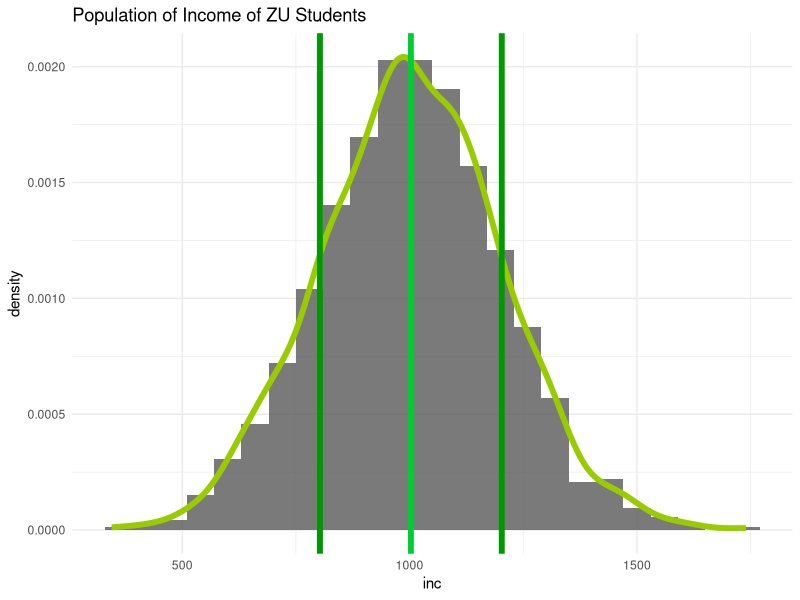
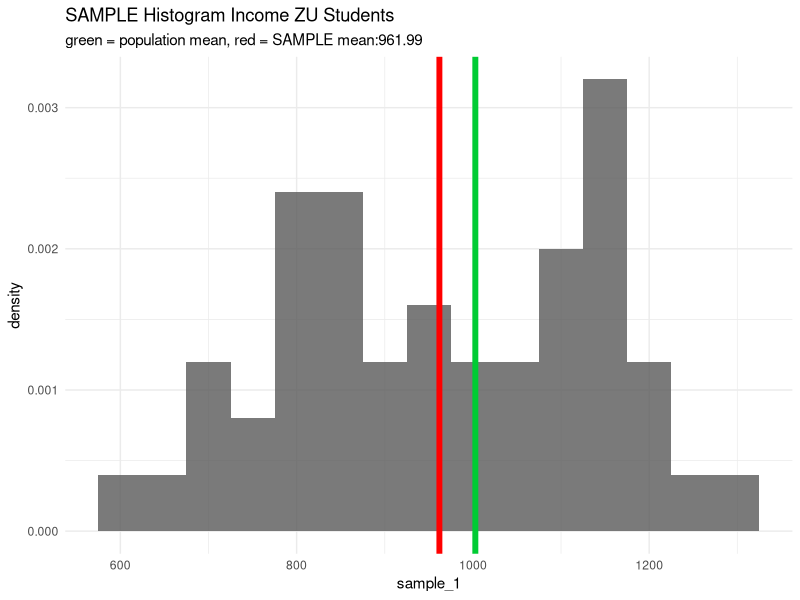
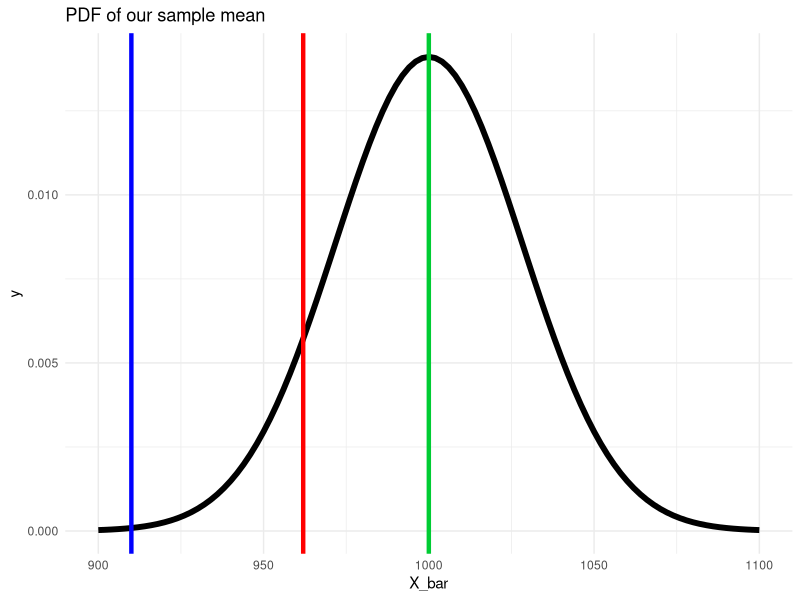
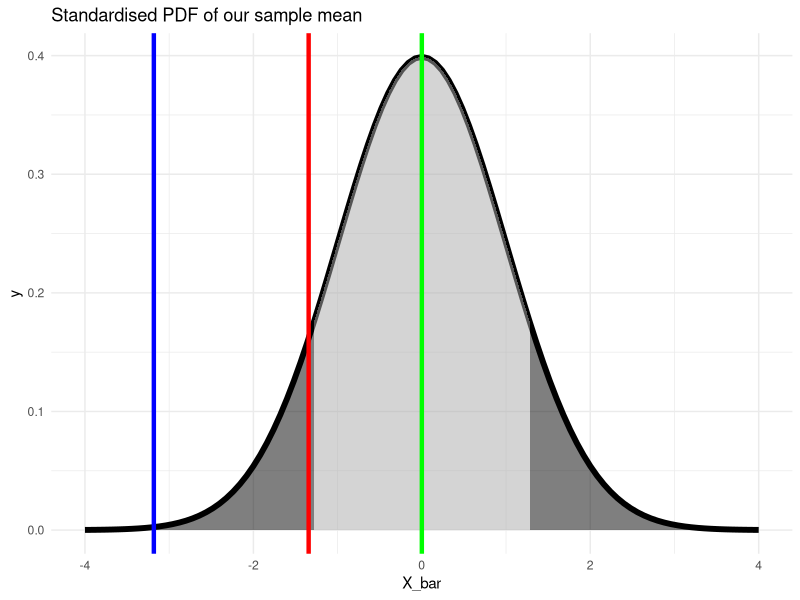
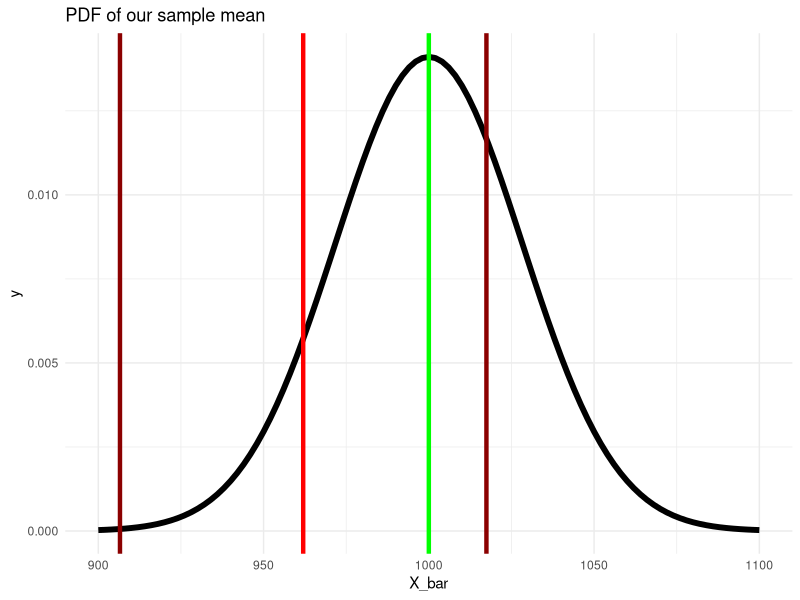
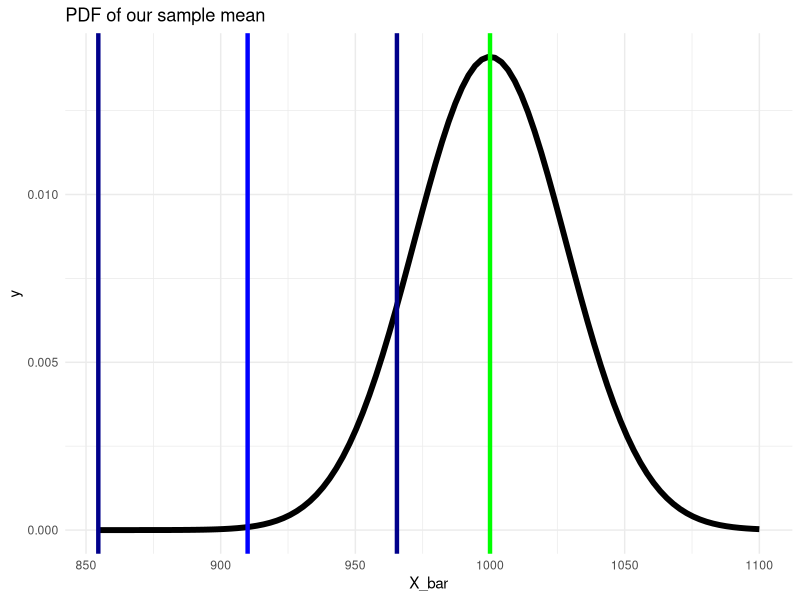
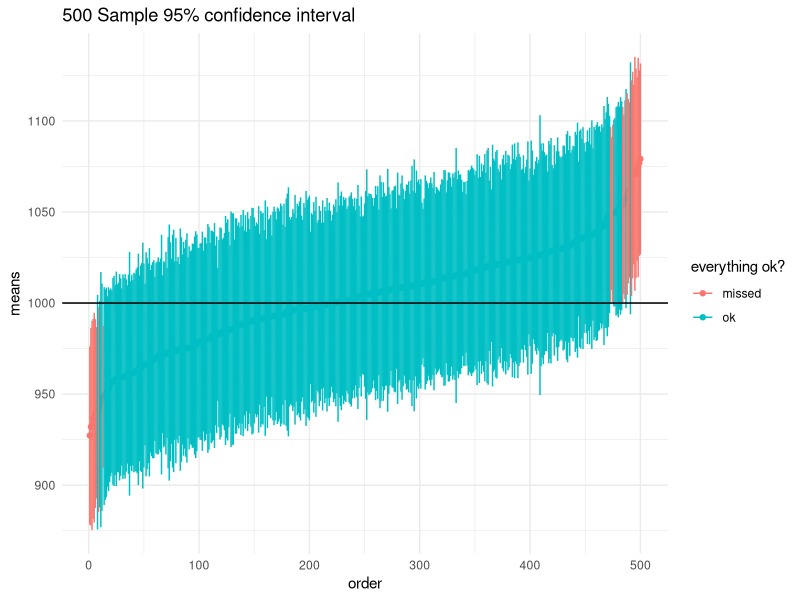

Source code (R) for these figures, in order:
## ---- chunk 1
knitr::opts_chunk$set(echo = FALSE)
knitr::opts_chunk$set(fig.height=4)
knitr::opts_chunk$set(fig.width=10)
## ---- chunk 2
set.seed(11) # seed for reproducibility

n <- 1200
inc <- rnorm(n, mean = 1000, sd = 200)

print(inc[1:50])
## ---- chunk 3
library(ggplot2)
ggplot() +
  geom_histogram(aes(x = inc, y = ..density..),binwidth = 60,alpha = 0.8) +
  geom_density(aes(x = inc, y = ..density..),col = "#99CC00",size = 2) +
  labs(title = "Population of Income of ZU Students") +
  geom_vline(xintercept = mean(inc),color = "#00CC33",size = 2) +
  geom_vline(xintercept = mean(inc) + 200,color = "#009900",size = 2) +
  geom_vline(xintercept = mean(inc) - 200,color = "#009900",size = 2) +
  theme_minimal()
## ---- chunk 4
set.seed(24)
sample_1 <- sample(x = inc, size = 50, replace = F)
print(sample_1[1:10])
## ---- chunk 5
library(tidyverse)
ggplot() +
geom_histogram(aes(x = sample_1,
y = ..density..),binwidth = 50,alpha = 0.8) +
labs(title = "SAMPLE Histogram Income ZU Students",
subtitle = paste0("green = population mean, ",
                  "red = SAMPLE mean:",
                  mean(sample_1) %>% round(2))) +
geom_vline(xintercept = mean(sample_1),color = "red",size = 2) +
  geom_vline(xintercept = mean(inc),color = "#00CC33",size = 2)+
theme_minimal()
## ---- chunk 6
ggplot(data =  data.frame(X_bar = 900:1100), aes(x=X_bar)) +
  stat_function(fun = dnorm, args = list(mean = 1000, sd = 200/sqrt(50)), size = 2) +
  geom_vline(xintercept = mean(sample_1), color = "red", size = 1.5) +
  geom_vline(xintercept = 1000, color = "#00CC33", size = 1.5) +
  geom_vline(xintercept = 910, color = "blue", size = 1.5) +
  labs(title = "PDF of our sample mean") +
  theme_minimal()
## ---- chunk 7
ggplot(data =  data.frame(X_bar = -4:4), aes(x=X_bar)) +
  stat_function(fun = dnorm, args = list(mean = 0, sd = 1), size = 2) +
  stat_function(fun = dnorm, xlim = c(-1.28,1.28), geom = "area", fill = "darkgrey", alpha=0.5) +
  stat_function(fun = dnorm, xlim = c(-4,-1.28), geom = "area", fill = "black", alpha=0.5) +
   stat_function(fun = dnorm, xlim = c(1.28,4), geom = "area", fill = "black", alpha=0.5) +
  geom_vline(xintercept = (mean(sample_1) - 1000) / (200/sqrt(50)), color = "red", size = 1.5) +
geom_vline(xintercept = (910 - 1000) / (200/sqrt(50)), color = "blue", size = 1.5) +
  geom_vline(xintercept = 0, color = "green", size = 1.5) +
  labs(title = "Standardised PDF of our sample mean") +
  theme_minimal()
## ---- chunk 8
ggplot(data =  data.frame(X_bar = 900:1100), aes(x=X_bar)) +
  stat_function(fun = dnorm, args = list(mean = 1000, sd = 200/sqrt(50)), size = 2) +
  geom_vline(xintercept = mean(sample_1), color = "red", size = 1.5) +
  geom_vline(xintercept = 1000, color = "green", size = 1.5) +
  geom_vline(xintercept = mean(sample_1) - (1.96 * 200 /sqrt(50)), color = "darkred", size = 1.5) +
  geom_vline(xintercept = mean(sample_1) + (1.96 * 200 /sqrt(50)), color = "darkred", size = 1.5) +
  labs(title = "PDF of our sample mean") +
  theme_minimal()
## ---- chunk 9
ggplot(data =  data.frame(X_bar = 900:1100), aes(x=X_bar)) +
  stat_function(fun = dnorm, args = list(mean = 1000, sd = 200/sqrt(50)), size = 2) +
  geom_vline(xintercept = 910, color = "blue", size = 1.5) +
  geom_vline(xintercept = 1000, color = "green", size = 1.5) +
  geom_vline(xintercept = 910 - (1.96 * 200 /sqrt(50)), color = "darkblue", size = 1.5) +
  geom_vline(xintercept = 910 + (1.96 * 200 /sqrt(50)), color = "darkblue", size = 1.5) +
  labs(title = "PDF of our sample mean") +
  theme_minimal()
## ---- chunk 10
library(tidyverse)
nn <- 500
set.seed(11)
samples <- map(.x = 1:1000,
               .f = ~ sample(inc,size = 50,replace = FALSE))
means <- map_dbl(samples[1:nn],~mean(.x))
se <- map_dbl(samples[1:nn],~ sd(.x)/sqrt(length(.x)))
lower = means-1.96*se
upper = means+1.96*se
df <- data.frame(means,lower,upper)[order(means),] %>%
  mutate(order = 1:nrow(.),
         coll = ifelse(upper < 1000 | lower > 1000,"missed","ok"))
ggplot(df) +
  geom_point(aes(x = order,
                 y = means,
                 col = coll)) +
  geom_segment(aes(x = order-0.02,xend = order + 0.02,
                   y = lower,yend = upper,col = coll)) +
  labs(title = "500 Sample 95% confidence interval") +
  scale_color_discrete(name = "everything ok?")+
  geom_hline(aes(yintercept =1000)) +
  theme_minimal()
